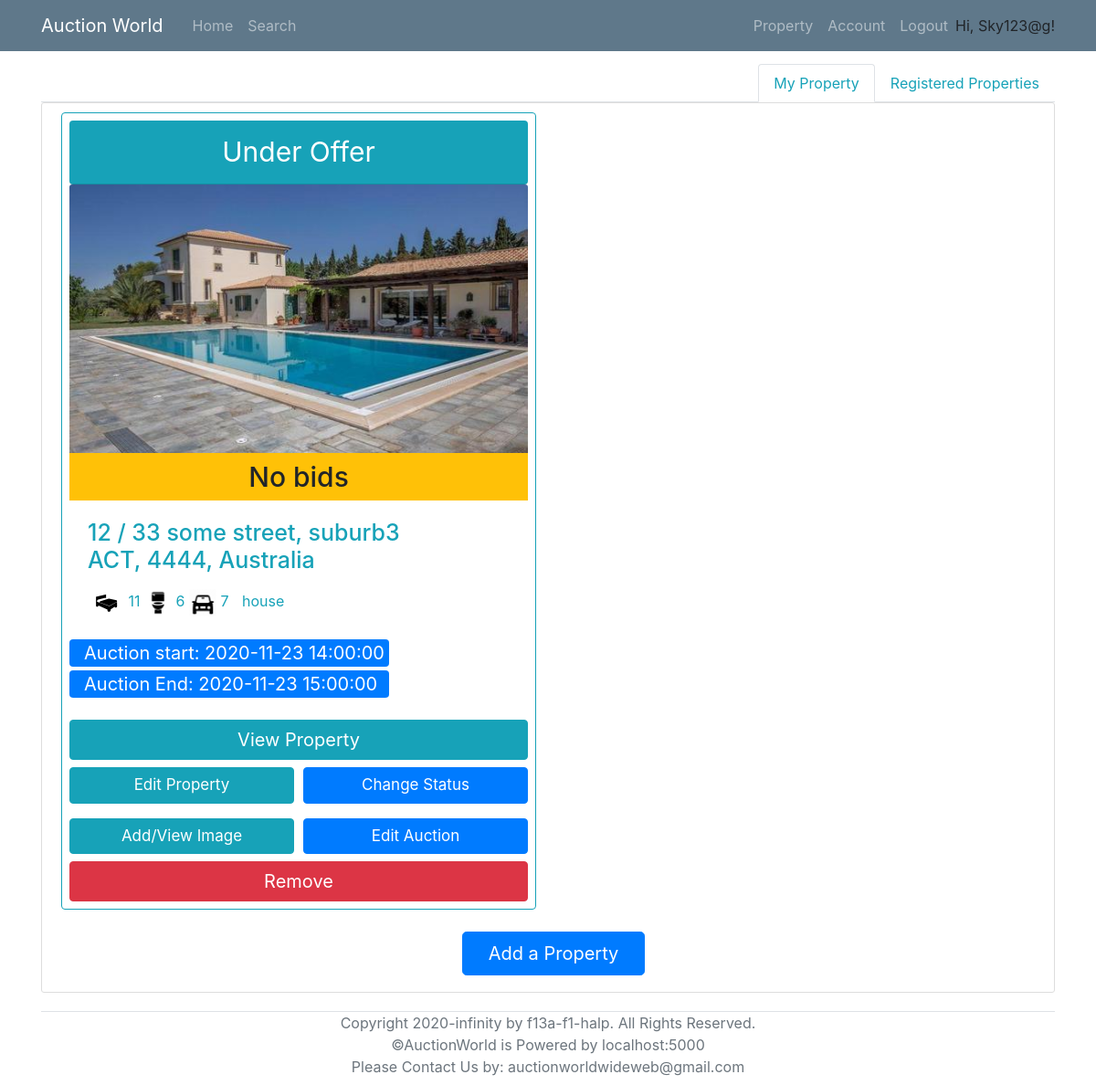
Page /property (signed in) on the earlier database version.
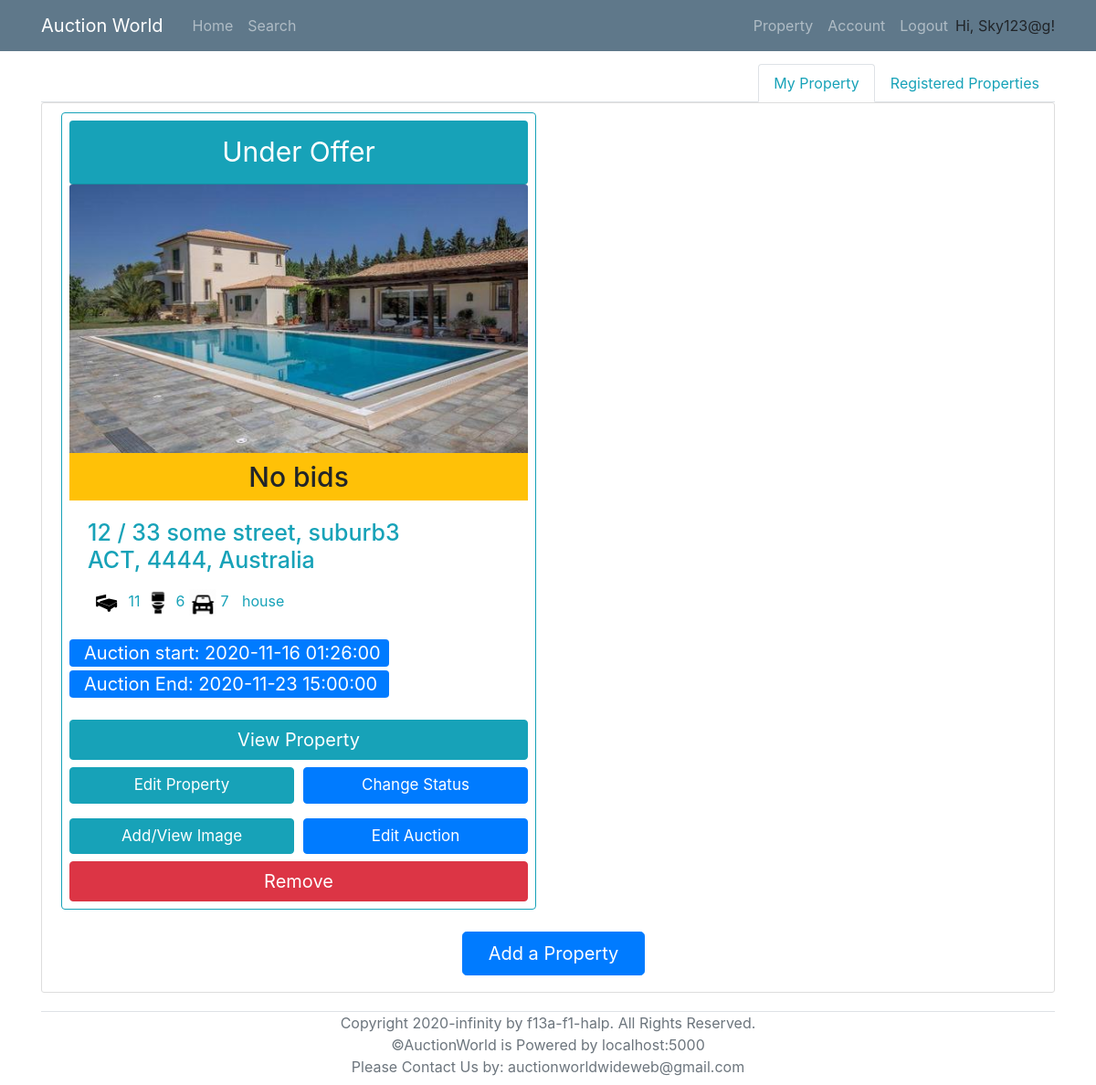
Same page on the later database version.
### models.py (models this page shows, shortened)
class User(UserMixin, db.Model):
    __tablename__ = 'User'
    id = db.Column(db.Integer, primary_key = True)
    login_name = db.Column(db.String(collation='NOCASE') ,unique=True, nullable=False)
    email = db.Column(db.String, unique=True, nullable=False)
    password_hash = db.Column(db.String, nullable=False)
    address = db.Column(db.String(1000), nullable=False)
    date_of_birth = db.Column(db.DateTime, nullable=False)
    phone_number = db.Column(db.String,unique=True, nullable=False)
    id_confirmation = db.Column(db.String(100), nullable=True)
    auctionId = db.relationship('AuctionDetails', backref='seller', lazy='dynamic')
    properties = db.relationship('Property', backref='sellerID', lazy='dynamic')
    cards = db.relationship('BankDetails', backref='user', lazy='dynamic')
    registeredProperties = db.relationship('Property',secondary=lambda: RegisteredAssociation.__table__, backref="RegisteredBidders")

class Property(db.Model):
    __tablename__ = 'Property'
    id = db.Column(db.Integer, primary_key = True)
    property_type = db.Column(db.String)
    add_unit = db.Column(db.String(100))
    add_num = db.Column(db.String(100))
    add_name = db.Column(db.String(100))
    add_suburb = db.Column(db.String(100))
    add_state = db.Column(db.String(3))
    add_pc = db.Column(db.String(4))
    num_bedrooms = db.Column(db.Integer)
    num_parking = db.Column(db.Integer)
    num_bathrooms = db.Column(db.Integer)
    parking_features = db.Column(db.String)
    building_size = db.Column(db.Integer)
    land_size = db.Column(db.Integer)
    inspection_date = db.Column(db.DateTime)
    description = db.Column(db.String(2000))
    year_built = db.Column(db.Integer)
    status = db.Column(db.String)
    seller = db.Column(db.Integer, db.ForeignKey('User.id'))
    auctionId = db.relationship('AuctionDetails', backref='Property', uselist=False)
    photo_collection = db.relationship('Photos', backref='Property', lazy='dynamic')
    registeredBidders = db.relationship('User',secondary=lambda: RegisteredAssociation.__table__, backref="RegisteredProperties")

class Photos(db.Model):
    __tablename__ = 'Photos'
    id = db.Column(db.Integer, primary_key = True)
    photo = db.Column(db.String)
    property_id = db.Column(db.Integer, db.ForeignKey('Property.id'))

class AuctionDetails(db.Model):
    __tablename__ = 'AuctionDetails'
    id = db.Column(db.Integer, primary_key=True)
    AuctionStart = db.Column(db.DateTime, nullable=False)
    AuctionEnd = db.Column(db.DateTime, nullable=False)
    ReservePrice = db.Column(db.Float, nullable=False)
    MinBiddingGap = db.Column(db.Float, nullable=False)
    PropertyID = db.Column(db.String, db.ForeignKey('Property.id'), unique=True, nullable=False)
    SellerID = db.Column(db.Integer, db.ForeignKey('User.id'), nullable=False)

### routes.py (the view)
@app.route("/property")
@login_required
def property_list():
    my_properties = db.session.query(Property,AuctionDetails,func.max(Bid.Amount).label('highestBid'))\
                        .filter(Property.seller==current_user.id)\
                        .outerjoin(AuctionDetails, AuctionDetails.PropertyID==Property.id)\
                        .outerjoin(Bid, Bid.AuctionID == AuctionDetails.id)\
                        .group_by(Property.id)
    if my_properties.count() == 0:
        my_properties=None
    propertiesID_registered=RegisteredAssociation.query.filter_by(RegisteredBidderID=current_user.id).all()
    registeredID_list = [ i.PropertyID for i in propertiesID_registered ]
    if len(registeredID_list) == 0:
        registered_properties =None
    else:
        registered_properties = db.session.query(Property,AuctionDetails,func.max(Bid.Amount).label('highestBid'))\
                                .filter(Property.id.in_(registeredID_list))\
                                .outerjoin(AuctionDetails, AuctionDetails.PropertyID==Property.id)\
                                .outerjoin(Bid, Bid.AuctionID == AuctionDetails.id)\
                                .group_by(Property.id)
    time_shift_1hr = datetime.now() + timedelta(hours=1)
    Onehr=timedelta(hours=1)
    return render_template('property.html', properties = my_properties,registered_properties=registered_properties, now_date = time_shift_1hr, Onehr=Onehr)

### models.py (called while the page is built)
@login_manager.user_loader
def load_user(id):
    return User.query.get(id)

### templates/property.html (shortened to what this page needs)
{% extends "base.html" %}
{% block content %}
<nav>
    <div class="nav nav-tabs justify-content-end" id="nav-tab" role="tablist">
      <a class="nav-item nav-link text-info active" id="nav-home-tab" data-toggle="tab" href="#nav-home" role="tab" aria-controls="nav-home" aria-selected="true">My Property</a>
      <a class="nav-item nav-link text-info" id="nav-profile-tab" data-toggle="tab" href="#nav-profile" role="tab" aria-controls="nav-profile" aria-selected="false">Registered Properties</a>
    </div>
</nav>
<div class="tab-content" id="nav-tabContent">
    <div class="tab-pane fade show active" id="nav-home" role="tabpanel" aria-labelledby="nav-home-tab">
        <div class="content-section">
            {% if not properties %}
            <div style="width:100%; text-align: center;">
				<h1 class="text-info">No properties found. Add one now!</h1>
			</div>
            {% else %}
            <div class="row col-xl-15">
                {% for (p,a,b) in properties %}
                    <div class="card border-info p-2 col-md-3.8 ml-3 mr-2 mb-3" style="width: 520px;">
                        <div class="card-header rounded text-center bg-info text-white" style="font-size: 30px;">
                            {% if p.status == "auction" %}
                                To Be Auctioned
                            {% elif p.status == "sold" %}
                                Sold
                            {% else %}
                                Under Offer
                            {% endif %}
                        </div>
                        {% if not p.photo_collection.all() %}
                            <img class="card-img-top" src="/static/propertyImage/Sample.jpg" alt="Card image cap" style="width:502px; height: 300px;" >
                        {% else %}
                            <img class="card-img-top" src="/static/propertyImage/{{p.photo_collection.first().photo}}" alt="Card image cap" style="width:502px; height: 300px;" >
                        {% endif %}
                        <h6 class="card-subtitle pt-2 pb-2 text-center bg-warning" style="font-size: 30px;" >
                            {% if b:%}
                                Highest Bid: {{b}} $
                            {% else %}
                                No bids
                            {% endif%}
                        </h6>
                        <div class="card-body text-info">
                            <h4 class="card-title" style="font-size: 25px;">
                                {% if p.add_unit %}
                                    {{p.add_unit}} /
                                {% endif %}
                                {{p.add_num}} {{p.add_name}}, {{p.add_suburb}} <br> {{p.add_state}}, {{p.add_pc}}, Australia
                            </h4>
                            <p class="card-text">
                                <span><img src="/static/icons/bedicon.png" alt="Card image cap" style="width:40px; height: 40px;"> {{p.num_bedrooms}}</span>
                                <span><img src="/static/icons/restroom.png" alt="Card image cap" style="width:30px; height: 30px;"> {{p.num_bathrooms}}</span>
                                <span><img src="/static/icons/car.png" alt="Card image cap" style="width:30px; height: 30px;"> {{p.num_parking}}</span>
                                <span style="margin-top: 7px; margin-left: 10px;">{{p.property_type}}</span>
                            </p>
                        </div>
                        {% if a.AuctionStart and a.AuctionEnd %}
                        <div class="mb-2" style="font-size: 20px; width: 350px;">
                            <p class="bg-primary text-white rounded pl-3  mb-1"> Auction start: {{a.AuctionStart}} </p>
                            <p class="bg-primary text-white rounded pl-3 "> Auction End:   {{a.AuctionEnd}} </p>
                        </div>
                        {% else%}
                            <div style="height: 79.2px;width: 350px;">
                                <p class="bg-secondary text-white rounded pl-3  mb-1" style="font-size: 35px;">No Auction Details</p>
                            </div>
                        {% endif %}
                        <a href="{{ url_for('viewProperty', property_id = p.id) }}">
                            <button class='btn btn-info text-white mr-2 ' style="width: 100%; font-size: 20px;" type='submit'>View Property</button>
                        </a>
                        {% if a %}
                            {% if (now_date >= a.AuctionStart and a.AuctionEnd >= (now_date-Onehr)) or now_date > p.inspection_date %}
                                <div class="mt-2 mb-2">
                                    <span><a href="{{ url_for('edit_property', p_id = p.id) }}"><button class='btn btn-info text-white' style="width: 49%; font-size: 17px;" type='submit' disabled>Edit Property</button></a></span>
                                    <span><a href="{{ url_for('change_status', p_id = p.id) }}"><button class='btn btn-primary text-white' style="width: 49%; font-size: 17px; float: right;" type='submit' disabled>Change Status</button></a></span>
                                </div>
                                <div class="mt-2 mb-2">
                                    <span><a href="{{ url_for('property_image', p_id = p.id) }}"><button class='btn btn-info text-white' style="width: 49%; font-size: 17px;" type='submit' disabled>Add/View Image</button></a></span>
                                    <span><a href="{{ url_for('createAuction', PropertyID = p.id) }}"><button class='btn btn-primary text-white ' style="width: 49%; font-size: 17px;  float: right;"  type='submit' disabled>Edit Auction</button></a></span>
                                </div>
                                <a href="{{ url_for('remove_property', p_id = p.id) }}" onclick = "{if (confirm ( 'Are you sure?')) {this. document.formname.submit (); return true;} return false;} "><button class='btn btn-danger'  style="width: 100%; font-size: 20px;" type='submit' disabled>Remove</button></a>
                            {% else %}
                                <div class="mt-2 mb-2">
                                    <span><a href="{{ url_for('edit_property', p_id = p.id) }}"><button class='btn btn-info text-white' style="width: 49%; font-size: 17px;" type='submit' >Edit Property</button></a></span>
                                    <span><a href="{{ url_for('change_status', p_id = p.id) }}"><button class='btn btn-primary text-white' style="width: 49%; font-size: 17px; float: right;" type='submit' >Change Status</button></a></span>
                                </div>
                                <div class="mt-2 mb-2">
                                    <span><a href="{{ url_for('property_image', p_id = p.id) }}"><button class='btn btn-info text-white' style="width: 49%; font-size: 17px;" type='submit' >Add/View Image</button></a></span>
                                    <span><a href="{{ url_for('createAuction', PropertyID = p.id) }}"><button class='btn btn-primary text-white ' style="width: 49%; font-size: 17px;  float: right;"  type='submit' >Edit Auction</button></a></span>
                                </div>
                                <a href="{{ url_for('remove_property', p_id = p.id) }}" onclick = "{if (confirm ( 'Are you sure?')) {this. document.formname.submit (); return true;} return false;} "><button class='btn btn-danger'  style="width: 100%; font-size: 20px;" type='submit'>Remove</button></a>
                            {% endif %}
                        {% endif %}
                    </div>
                {% endfor %}
            </div>
            {% endif %}
        <a href="{{ url_for('add_property') }}">
            <button class='btn btn-primary btn-lg text-white mt-2 mb-2' style="width: 200px; margin-left: 440px;" type='submit'>Add a Property</button>
        </a>
        </div>
    </div>
</div>
{% endblock %}

### templates/base.html (shortened to what this page needs)
<!DOCTYPE html>
<html lang="en">
<head>
    <link rel="stylesheet" type="text/css" href="../static/css/main.css">
    <link rel="stylesheet" href="https://maxcdn.bootstrapcdn.com/bootstrap/4.0.0/css/bootstrap.min.css">
</head>
<body>
    <header class="site-header">
        <nav class="navbar navbar-expand-md navbar-dark bg-steel fixed-top">
          <div class="container">
            <a class="navbar-brand mr-4" href="/" >Auction World</a>
            <div class="collapse navbar-collapse" id="navbarToggle">
              <div class="navbar-nav mr-auto">
                <a class="nav-item nav-link" href="{{ url_for('home') }}">Home</a>
                <a class="nav-item nav-link" href="/search">Search</a>
              </div>
              <div class="navbar-nav">
                {% if current_user.is_authenticated %}
                  <a class="nav-item nav-link" href="/property">Property</a>
                  <a class="nav-item nav-link" href={{ url_for("account", user_id=current_user.id) }}>Account</a>
                  <a class="nav-item nav-link" href="/logout">Logout</a>
                  <p style="margin-top: 8px; margin-bottom: 0px;">Hi, {{ current_user.login_name }}!</p>
                {% endif %}
              </div>
            </div>
          </div>
        </nav>
      </header>
      <main role="main" class="container" style="margin-top: 70px;">
        <div class="row">
          <div class="col-md-12">
            {% block content %}{% endblock %}
          </div>
        </div>
        <div class="border-top relative-bottom text-center text-muted mb-2" >
          Copyright 2020-infinity by f13a-f1-halp. All Rights Reserved. <br>
          ©AuctionWorld is Powered by localhost:5000 <br>
          Please Contact Us by: auctionworldwideweb@gmail.com
        </div>
      </main>
</body>
</html>

### static/css/main.css (style rules this page uses)
body { background: #fafafa; color: #333333; margin-top: 5rem; }
h1, h2, h3, h4, h5, h6 { color: #444444; }
.bg-steel { background-color: #5f788a; }
.site-header .navbar-nav .nav-link { color: #cbd5db; }
.content-section { background: #ffffff; padding: 10px 20px; border: 1px solid #dddddd; border-radius: 3px; margin-bottom: 20px; }

Differences in the rows shown:
changed through a linked row, Property "some street": AuctionStart "2020-11-23 14:00:00" → "2020-11-16 01:26:00"
